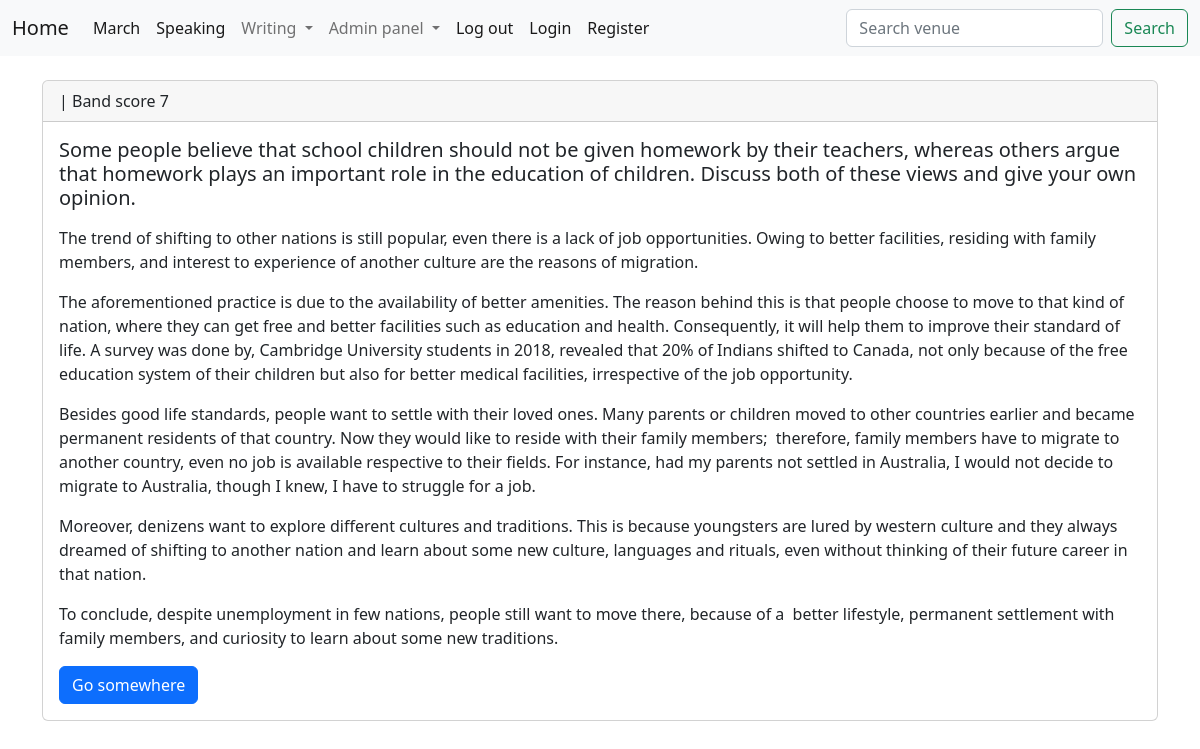
/task2show/2/, run on the app's committed database.
### ielts/models.py (models this page shows, shortened)
class writingtask2(models.Model):
    question = models.ForeignKey(
        'Task2question',  default="coding", on_delete=models.CASCADE)
    title = models.CharField(max_length=300)
    text = RichTextField(blank=True, null=True)
    score = models.IntegerField(null=True, blank=True)

class Task2question(models.Model):
    title = models.CharField(max_length=255)
    category = models.ForeignKey(
        'CategoryTask2', related_name='category', default="without any category", on_delete=models.CASCADE)
    def __str__(self):
        return (self.title)

### ielts/views.py (the view)
# urls.py: path('task2show/<int:task1_id>/', Task2show, name='task2show'),
def Task2show(request, task1_id):
    listtask = writingtask2.objects.get(pk=task1_id)
    return render(request, 'tasks/task2/task2show.html',
                  {"listtask": listtask}
                  )

### ielts/templates/tasks/task2/task2show.html
{% extends "base.html" %}
{% block content %}
<div class="card">
    <div class="card-header">
        {{listtask.category}} | Band score {{listtask.score}}
    </div>
    <div class="card-body">
      <h5 class="card-title">{{listtask.question}}</h5>
      <p class="card-text">{{listtask.text|safe}}</p>
      <a href="#" class="btn btn-primary">Go somewhere</a>
    </div>
  </div>
  <br/>
  <br/>
  <br/>
{% endblock %}

### data on the page
writingtask2: score "7", question "Some people believe that school children should not be given homework by their teachers, whereas others argue that homework plays an important role in the education of children. Discuss both of these views and give your own opinion.", text "The trend of shifting to other nations is still popular, even there is a lack of job opportunities. Owing to better facilities, residing with family members, and interest to experience of another culture are the reasons of migration. The aforementioned practice is due to the availability of better amenities. The reason behind this is that people choose to move to that kind of nation, where they can get free and better facilities such as education and health. Consequently, it will help them to improve their standard of life. A survey was done by, Cambridge University students in 2018, revealed that 20% of Indians shifted to Canada, not only because of the free education system of their…"
